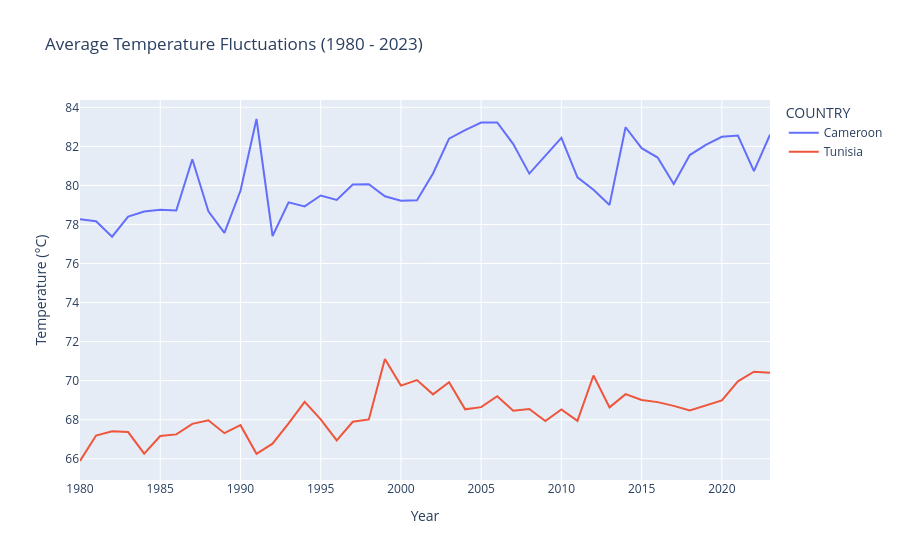

Source (notebook cell):
### Markdown cell above
### Plotting a Line Chart

This visualization creates a line chart to show how average temperatures have changed from 1980 to 2023. Each country is represented by its own line, making it easy to compare temperature trends between countries over time. The horizontal axis shows the year, while the vertical axis shows the average temperature in degrees Celsius. The chart helps identify whether temperatures have generally increased, decreased, or remained stable throughout the period.

### Code cell
fig1 = px.line(
    df_annual_avg, 
    x='Year', 
    y='TAVG', 
    color='COUNTRY',
    title='Average Temperature Fluctuations (1980 - 2023)',
    labels={'TAVG': 'Temperature (°C)', 'Year': 'Year'}
)
fig1.show()

### Figure 1 — Plotly figure (JSON) as saved in the notebook; plotly's stock layout.template omitted (floating-point values rounded to 4 significant figures)
{"data": [{"hovertemplate": "COUNTRY=Cameroon<br>Year=%{x}<br>Temperature (°C)=%{y}<extra></extra>", "legendgroup": "Cameroon", "line": {"color": "#636efa", "dash": "solid"}, "marker": {"symbol": "circle"}, "mode": "lines", "name": "Cameroon", "orientation": "v", "showlegend": true, "type": "scatter", "x": [1980, 1981, 1982, 1983, 1984, 1985, 1986, 1987, 1988, 1989, 1990, 1991, 1992, 1993, 1994, 1995, 1996, 1997, 1998, 1999, 2000, 2001, 2002, 2003, 2004, 2005, 2006, 2007, 2008, 2009, 2010, 2011, 2012, 2013, 2014, 2015, 2016, 2017, 2018, 2019, 2020, 2021, 2022, 2023], "xaxis": "x", "y": [78.26, 78.16, 77.38, 78.41, 78.67, 78.75, 78.72, 81.34, 78.68, 77.57, 79.73, 83.4, 77.41, 79.13, 78.93, 79.48, 79.26, 80.04, 80.06, 79.44, 79.21, 79.24, 80.61, 82.4, 82.83, 83.22, 83.22, 82.11, 80.6, 81.51, 82.43, 80.42, 79.78, 79.0, 82.98, 81.91, 81.43, 80.08, 81.56, 82.08, 82.49, 82.55, 80.73, 82.6], "yaxis": "y"}, {"hovertemplate": "COUNTRY=Tunisia<br>Year=%{x}<br>Temperature (°C)=%{y}<extra></extra>", "legendgroup": "Tunisia", "line": {"color": "#EF553B", "dash": "solid"}, "marker": {"symbol": "circle"}, "mode": "lines", "name": "Tunisia", "orientation": "v", "showlegend": true, "type": "scatter", "x": [1980, 1981, 1982, 1983, 1984, 1985, 1986, 1987, 1988, 1989, 1990, 1991, 1992, 1993, 1994, 1995, 1996, 1997, 1998, 1999, 2000, 2001, 2002, 2003, 2004, 2005, 2006, 2007, 2008, 2009, 2010, 2011, 2012, 2013, 2014, 2015, 2016, 2017, 2018, 2019, 2020, 2021, 2022, 2023], "xaxis": "x", "y": [65.89, 67.19, 67.41, 67.37, 66.27, 67.17, 67.25, 67.79, 67.97, 67.31, 67.72, 66.26, 66.77, 67.81, 68.92, 68.02, 66.94, 67.89, 68.01, 71.11, 69.75, 70.03, 69.3, 69.92, 68.53, 68.64, 69.21, 68.46, 68.55, 67.94, 68.52, 67.94, 70.27, 68.63, 69.31, 69.01, 68.9, 68.71, 68.47, 68.71, 68.99, 69.97, 70.46, 70.41], "yaxis": "y"}], "layout": {"legend": {"title": {"text": "COUNTRY"}, "tracegroupgap": 0}, "title": {"text": "Average Temperature Fluctuations (1980 - 2023)"}, "xaxis": {"anchor": "y", "domain": [0, 1], "title": {"text": "Year"}}, "yaxis": {"anchor": "x", "domain": [0, 1], "title": {"text": "Temperature (°C)"}}}}
